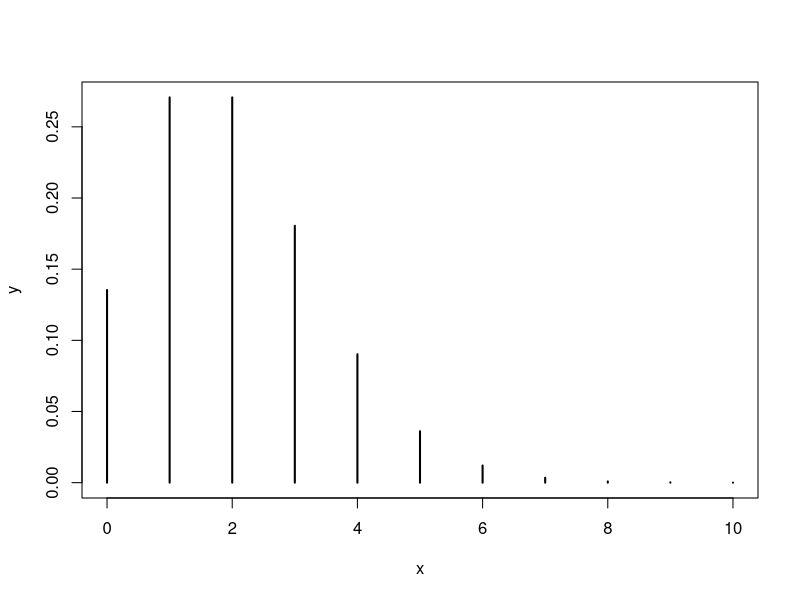

R code for this plot:
# El Jefe de Producción luego de un relevamiento de varios meses determina que hay 2
# accidentes por semana. Siguiendo con este estudio se plantea que el número de accidentes en la
# fábrica es una variable aleatoria con distribución de Poisson.

# X ~ Poisson( lambda = 2 )
lambda = 2

# a) Determine la variable aleatoria bajo estudio. Indique los supuestos que debe realizar para
# justificar el modelo elegido por el Jefe de Producción.

# Involucra tiempo y un nro. de sucesos cte. en funcion del mismo

# b) Determine la función de probabilidad de la variable aleatoria. Grafique utilizando el software
# R.

x = seq(0, 10, 1)
y = dpois(x, lambda)
plot(x, y, type='h', lwd=2)

# c) Calcular la probabilidad de que en una semana haya algún accidente.
pc = dpois(1, lambda)
print(paste('P( X = 1 ) = ', pc))

# d) Calcula la cantidad de accidentes que se esperan que hayan por semana.
# E(X) = lambda

# e) Calcula la probabilidad de que haya cuatro accidentes en el transcurso de dos semanas.
pe = dpois(4, lambda*2)
print(paste('P( X = 4 ) = ', pe))

# ¿Es la misma variable aleatoria que la planteada en el ítem a)? En el caso que no lo sea
# enuncie la nueva variable aleatoria.
# X: "Numero de accidentes que ocurren en dos semanas"

# f) Calcule el número de accidentes que se esperan que sucedan en el trascurso de dos
# semanas.
# E(X) = lamda*2

# g) La probabilidad de que haya dos accidentes en una semana y uno en la semana siguiente.
# ¿Es lo mismo calcular la probabilidad de que haya 3 accidentes en dos semanas? ¿Por
# qué?
prueba = dpois(2, lambda)*dpois(1, lambda)
print(prueba)


